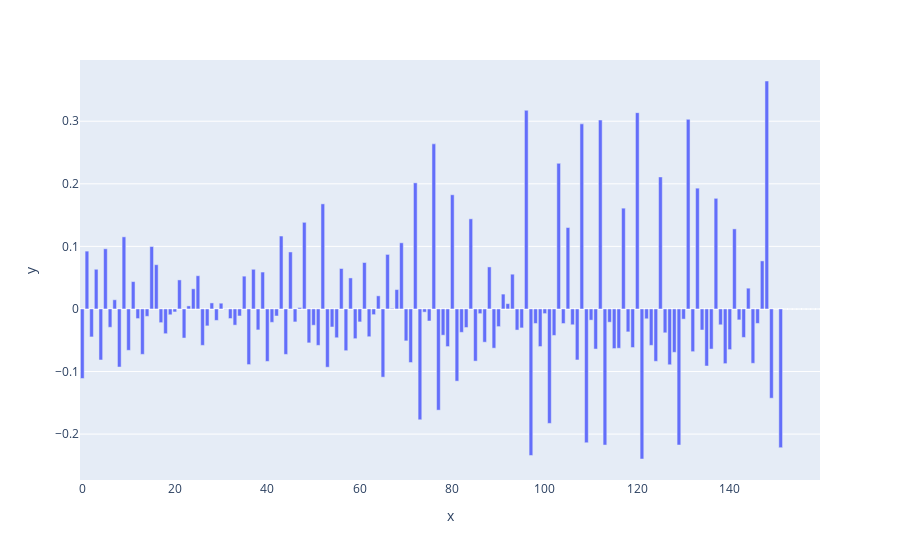

The notebook cell saved with this chart:
### Code cell
# 因子負荷量の計算
loadings_r = pca_r.components_.T * np.sqrt(pca_r.explained_variance_)

# 結果の表示
loadings_rdf = pd.DataFrame(loadings_r, columns=['PC1', 'PC2'])
ldf_r = pd.DataFrame(loadings_rdf)
ldf_r.sort_values('PC1')

fig = px.bar(x=ldf_r.index, y=ldf_r['PC1'])
fig.show()

### Figure 1 — Plotly figure (JSON) as saved in the notebook; plotly's stock layout.template omitted (floating-point values rounded to 4 significant figures; data arrays with more than 128 entries replaced by an {"elided": "..."} marker saying what was removed)
{"data": [{"alignmentgroup": "True", "hovertemplate": "x=%{x}<br>y=%{y}<extra></extra>", "legendgroup": "", "marker": {"color": "#636efa", "pattern": {"shape": ""}}, "name": "", "offsetgroup": "", "orientation": "v", "showlegend": false, "textposition": "auto", "type": "bar", "x": {"elided": "160 int values"}, "xaxis": "x", "y": {"elided": "160 float values"}, "yaxis": "y"}], "layout": {"barmode": "relative", "legend": {"tracegroupgap": 0}, "margin": {"t": 60}, "xaxis": {"anchor": "y", "domain": [0, 1], "title": {"text": "x"}}, "yaxis": {"anchor": "x", "domain": [0, 1], "title": {"text": "y"}}}}
